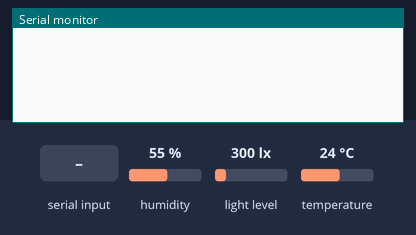
A sketch run on a simulated Arduino Uno, built with avr-gcc and run on an emulated ATmega328P. Shown: the last lines printed to the serial monitor. Inputs (shaded band) come from the test bench; at power-on: humidity 55 %, light level 300 lx, temperature 24 °C. EEPROM starts erased.

Above: at 1.2 s.
1.3 s: "READ_SENSORS\n" received over Serial
At 1.9 s:
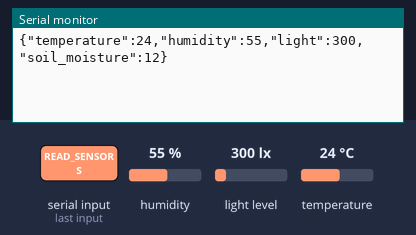
2.8 s: "CALIBRATE\n" received over Serial
At 4.4 s:
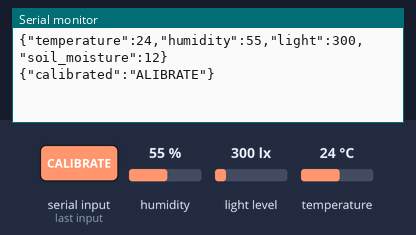

The sketch:

greenhouse_controller.ino
```cpp
#include <Wire.h>
#include <DHT.h>
#include <BH1750.h>
#include <ArduinoJson.h>
#include <EEPROM.h>
#include <string.h>
#include "config.h"

// Sensor configuration
DHT dht(DHTPIN, DHTTYPE);
BH1750 lightMeter;

// Calibration constants
struct CalibrationData {
  // Temperature calibration
  float tempOffset = 0.0;
  float tempSlope = 1.0;

  // Humidity calibration
  float humOffset = 0.0;
  float humSlope = 1.0;

  // Soil moisture calibration
  int soilDryValue = 550;    // Reading in dry soil
  int soilWetValue = 250;    // Reading in wet soil

  // Light sensor calibration
  float luxMultiplier = 1.0; // Correction factor for light readings
};

CalibrationData calibration;

// EEPROM addresses for storing calibration
#define CALIBRATION_ADDR 0
#define CALIBRATION_CHECK 123 // Random value to check if EEPROM is initialized

// JSON document for sensor readings
StaticJsonDocument<JSON_DOC_SIZE> doc;

void setup() {
  Serial.begin(9600);
  Wire.begin();

  // Initialize sensors
  dht.begin();
  lightMeter.begin();

  // Load calibration from EEPROM
  loadCalibration();
}

void loop() {
  // Check for commands from the server
  if (Serial.available() > 0) {
    String command = Serial.readStringUntil('\n');

    if (command == "READ_SENSORS") {
      sendSensorReadings();
    }
    else if (command.startsWith("CALIBRATE")) {
      handleCalibration(command);
    }
  }

  // Small delay to prevent busy-waiting
  delay(100);
}

void loadCalibration() {
  // Check if EEPROM has valid calibration data
  if (EEPROM.read(0) == CALIBRATION_CHECK) {
    EEPROM.get(CALIBRATION_ADDR + 1, calibration);
  } else {
    // Initialize EEPROM with default values
    EEPROM.write(0, CALIBRATION_CHECK);
    EEPROM.put(CALIBRATION_ADDR + 1, calibration);
  }
}

void saveCalibration() {
  EEPROM.put(CALIBRATION_ADDR + 1, calibration);
}

float calibrateTemperature(float rawTemp) {
  return (rawTemp * calibration.tempSlope) + calibration.tempOffset;
}

float calibrateHumidity(float rawHumidity) {
  return (rawHumidity * calibration.humSlope) + calibration.humOffset;
}

float calibrateSoilMoisture(int rawValue) {
  float percentage = map(rawValue,
                        calibration.soilDryValue,
                        calibration.soilWetValue,
                        0, 100);
  return constrain(percentage, 0, 100);
}

float calibrateLight(float rawLux) {
  return rawLux * calibration.luxMultiplier;
}

void handleCalibration(String command) {
  // Parse calibration command
  // Format: "CALIBRATE type value1 value2"
  // Example: "CALIBRATE TEMP 0.0 25.0" (current reading, actual temperature)

  String parts[3];
  int idx = 0;
  int lastIndex = 0;

  // Split command into parts
  for (size_t i = 9; i < command.length() && idx < 3; i++) {
    if (command.charAt(i) == ' ') {
      parts[idx++] = command.substring(lastIndex + 1, i);
      lastIndex = i;
    }
  }
  if (static_cast<size_t>(lastIndex) < command.length()) {
    parts[idx] = command.substring(lastIndex + 1);
  }

  // Handle different calibration types
  if (parts[0] == "TEMP") {
    float currentReading = parts[1].toFloat();
    float actualTemp = parts[2].toFloat();
    calibration.tempOffset = actualTemp - currentReading;
  }
  else if (parts[0] == "SOIL") {
    if (parts[1] == "DRY") {
      calibration.soilDryValue = analogRead(SOIL_MOISTURE_PIN);
    }
    else if (parts[1] == "WET") {
      calibration.soilWetValue = analogRead(SOIL_MOISTURE_PIN);
    }
  }
  else if (parts[0] == "LIGHT") {
    float currentReading = parts[1].toFloat();
    float actualLux = parts[2].toFloat();
    calibration.luxMultiplier = actualLux / currentReading;
  }

  // Save new calibration values
  saveCalibration();

  // Send confirmation
  doc.clear();
  doc["calibrated"] = parts[0];
  serializeJson(doc, Serial);
  Serial.println();
}

void sendSensorReadings() {
  // Read and calibrate temperature and humidity
  float temperature = dht.readTemperature();
  float humidity = dht.readHumidity();

  if (!isnan(temperature)) {
    temperature = calibrateTemperature(temperature);
  }

  if (!isnan(humidity)) {
    humidity = calibrateHumidity(humidity);
  }

  // Read and calibrate light level
  float lux = lightMeter.readLightLevel();
  if (lux >= 0) {
    lux = calibrateLight(lux);
  }

  // Read and calibrate soil moisture
  int soilMoistureRaw = analogRead(SOIL_MOISTURE_PIN);
  float moisturePercent = calibrateSoilMoisture(soilMoistureRaw);

  // Create JSON response
  doc.clear();

  if (!isnan(temperature)) {
    doc["temperature"] = temperature;
  }

  if (!isnan(humidity)) {
    doc["humidity"] = humidity;
  }

  if (lux >= 0) {
    doc["light"] = lux;
  }

  doc["soil_moisture"] = moisturePercent;

  // Send JSON response
  serializeJson(doc, Serial);
  Serial.println(); // End with newline
} 
```

SensorManager.cpp
```cpp
#include "SensorManager.h"
#include "config.h"
#include <Arduino.h>
#include <Wire.h>
#include <DHT.h>
#include <BH1750.h>
#include <Adafruit_Sensor.h>
#include <math.h>  // for isnan

bool SensorManager::begin() {
  dht.begin();
  Wire.begin();

  if (!lightMeter.begin()) {
    strcpy(errorMsg, "BH1750 init failed");
    error = true;
    return false;
  }

  lightMeter.configure(BH1750::CONTINUOUS_HIGH_RES_MODE);
  return true;
}

void SensorManager::initializeArrays() {
  tempSum = humSum = luxSum = 0;
  soilSum = 0;

  for (int i = 0; i < NUM_READINGS; i++) {
    tempReadings[i] = 0;
    humReadings[i] = 0;
    soilReadings[i] = 0;
    luxReadings[i] = 0;
  }
}

float SensorManager::updateMovingAverage(float readings[], float newValue, float* sum) {
  *sum = *sum - readings[readIndex] + newValue;
  readings[readIndex] = newValue;
  return *sum / NUM_READINGS;
}

int SensorManager::updateMovingAverageInt(int readings[], int newValue, long* sum) {
  *sum = *sum - readings[readIndex] + newValue;
  readings[readIndex] = newValue;
  return *sum / NUM_READINGS;
}

void SensorManager::update() {
  // Read raw sensor values
  float temp = dht.readTemperature();
  float hum = dht.readHumidity();
  int soilRaw = analogRead(SOIL_MOISTURE_PIN);
  float lux = lightMeter.readLightLevel();

  // Check for sensor errors
  if (isnan(temp) || isnan(hum)) {
    strcpy(errorMsg, "DHT read failed");
    error = true;
    return;
  }

  if (lux < 0) {
    strcpy(errorMsg, "Light sensor read failed");
    error = true;
    return;
  }

  // Calculate soil moisture percentage
  int soil = map(soilRaw, SOIL_DRY_VALUE, SOIL_WET_VALUE, 0, 100);
  soil = constrain(soil, 0, 100);

  // Update moving averages
  updateMovingAverage(tempReadings, temp, &tempSum);
  updateMovingAverage(humReadings, hum, &humSum);
  updateMovingAverageInt(soilReadings, soil, &soilSum);
  updateMovingAverage(luxReadings, lux, &luxSum);

  // Update index
  readIndex = (readIndex + 1) % NUM_READINGS;
  error = false;
}

float SensorManager::getTemperature() const {
  return tempSum / NUM_READINGS;
}

float SensorManager::getHumidity() const {
  return humSum / NUM_READINGS;
}

int SensorManager::getSoilMoisture() const {
  return soilSum / NUM_READINGS;
}

float SensorManager::getLightLevel() const {
  return luxSum / NUM_READINGS;
}

bool SensorManager::hasError() const {
  return error;
}

const char* SensorManager::getError() const {
  return errorMsg;
} 
```

SensorManager.h
```cpp
#ifndef SENSOR_MANAGER_H
#define SENSOR_MANAGER_H

#include <Adafruit_Sensor.h>
#include <DHT.h>
#include <Wire.h>
#include <BH1750.h>
#include <ArduinoJson.h>
#include <string.h>
#include "config.h"

class SensorManager {
  private:
    DHT dht;
    BH1750 lightMeter;

    // Moving average arrays
    float tempReadings[NUM_READINGS];
    float humReadings[NUM_READINGS];
    int soilReadings[NUM_READINGS];
    float luxReadings[NUM_READINGS];
    int readIndex;

    // Moving average sums
    float tempSum;
    float humSum;
    long soilSum;
    float luxSum;

    // Helper functions
    float updateMovingAverage(float readings[], float newValue, float* sum);
    int updateMovingAverageInt(int readings[], int newValue, long* sum);
    void initializeArrays();

  public:
    SensorManager() : dht(DHTPIN, DHTTYPE), readIndex(0), error(false) {
        memset(errorMsg, 0, sizeof(errorMsg));
    }
    bool begin();
    void update();

    // Getter methods
    float getTemperature() const;
    float getHumidity() const;
    int getSoilMoisture() const;
    float getLightLevel() const;
    bool hasError() const;
    const char* getError() const;

  private:
    bool error;
    char errorMsg[32];
};

#endif // SENSOR_MANAGER_H 
```

config.h
```cpp
#ifndef GREENHOUSE_CONFIG_H
#define GREENHOUSE_CONFIG_H

// Pin Definitions
#define DHTPIN 2           // DHT22 data pin
#define SOIL_MOISTURE_PIN A0   // Soil moisture analog pin
#define DHTTYPE DHT22      // DHT22 (AM2302) sensor type

// Sensor Configuration
#define SERIAL_BAUD 9600   // Serial communication speed
#define READ_INTERVAL 2000 // Sensor reading interval in milliseconds

// Moving Average Configuration
#define NUM_READINGS 10    // Number of readings to average

// Soil Moisture Calibration
#define SOIL_DRY_VALUE 520  // Value when soil is dry (calibrate this)
#define SOIL_WET_VALUE 260  // Value when soil is wet (calibrate this)

// JSON Configuration
#define JSON_DOC_SIZE 256   // Size of JSON document

#endif // GREENHOUSE_CONFIG_H 
```

Measured:
- after the input at 1.3 s, the serial monitor: prints a new line after 0.09 s (image 1)
- after the input at 2.8 s, the serial monitor: prints a new line after 0.10 s (image 2)
